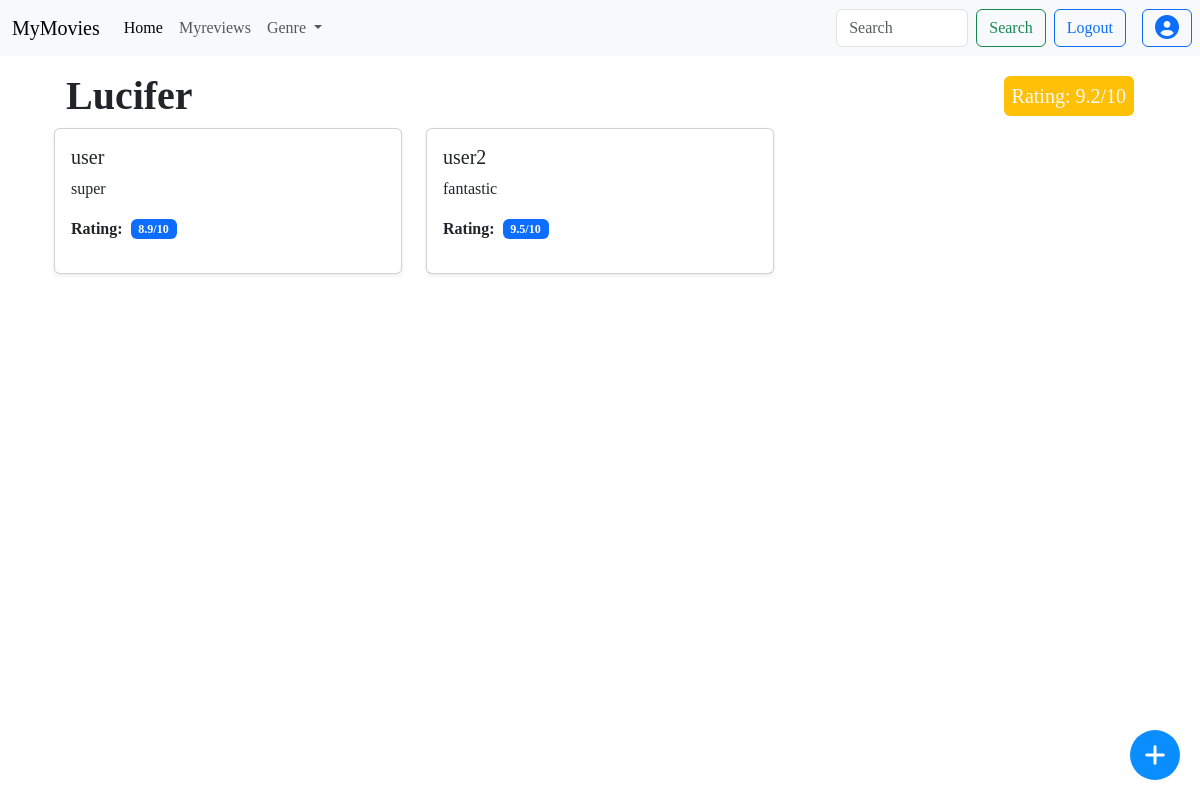
The page /reviewlist/7 on the database its author committed.
### myapp/models.py (models this page shows)
class Movie(models.Model):
    name = models.CharField(max_length=100)
    LANGUAGE_CHOICES = [
        ('english', 'English'),
        ('hindi', 'Hindi'),
        ('tamil', 'Tamil'),
        ('telugu', 'Telugu'),
        ('malayalam', 'Malayalam'),
        ('kannada', 'Kannada'),
    ]
    language =  models.CharField(max_length=20, choices=LANGUAGE_CHOICES)
    GENRE_CHOICES = [
        ('action', 'Action'),
        ('comedy', 'Comedy'),
        ('drama', 'Drama'),
        ('horror', 'Horror'),
        ('romance', 'Romance'),
        ('thriller', 'Thriller'),
        ('sci-fi', 'Sci-Fi'),
    ]
    genre = models.CharField(max_length=20, choices=GENRE_CHOICES)
    year = models.IntegerField()
    director = models.CharField(max_length=100)
    poster = models.ImageField(upload_to='posters/', null=True, blank=True)
    def __str__(self):
        return self.name

class Review(models.Model):
    movie = models.ForeignKey(Movie, on_delete=models.CASCADE)
    user = models.ForeignKey(User, on_delete=models.CASCADE)
    review = models.TextField()
    rating = models.FloatField()

### myapp/views.py (the view)
# urls.py: path('reviewlist/<int:pk>',ReviewListView.as_view(),name='reviewlist'),
class ReviewListView(View):
    def get(self, request, **kwargs):
        id = kwargs.get("pk")
        moviedata = Movie.objects.get(id=id)
        data = Review.objects.filter(movie=moviedata)
        average = data.aggregate(average=Avg("rating"))
        return render(request, "reviewlist.html", {"data": data, "id": id, "average": average ,"moviedata":moviedata})

### myapp/templates/reviewlist.html (shortened to what this page needs)
<!DOCTYPE html>
<html lang="en">
<head>
    <link href="https://cdn.jsdelivr.net/npm/bootstrap@5.3.3/dist/css/bootstrap.min.css" rel="stylesheet">
    <link rel="stylesheet" href="https://cdnjs.cloudflare.com/ajax/libs/font-awesome/6.7.2/css/all.min.css" />
</head>
<body>
    {% extends 'base.html'%}
    {% block content %}
    <div class="container my-5">
        <div class="container mt-5">
            <div class="d-flex align-items-center justify-content-between pt-4">
                <h1 class="text-dark" style="font-family: 'Times New Roman', Times, serif;font-weight:bolder;">{{ moviedata }}</h1>
                <h5 class="text-light bg-warning p-2 rounded">Rating: {{ average.average|floatformat:1|default:"N/A" }}/10</h5>
            </div>
        </div>
        <div class="row">
            {% for i in data %}
            <div class="col-md-4 mb-4">
                <div class="card shadow-sm h-100">
                    <div class="card-body">
                        <h5 class="card-title">{{ i.user.username }}</h5>
                        <p class="card-text">{{ i.review }}</p>
                        <div class="d-flex align-items-center">
                            <span class="me-2 fw-bold">Rating:</span>
                            <span class="badge bg-primary">{{ i.rating }}/10</span>
                        </div>
                    </div>
                </div>
            </div>
            {% empty %}
            <div class="col-12 text-center">
                <p>No reviews available at the moment.</p>
            </div>
            {% endfor %}
        </div>
            {% if not request.user.is_superuser %}
            <a href="{% url 'reviewadd' id%}">
                <div class="circle">
                    <i class="fa-solid fa-plus"></i>
                </div>
            </a>
            {% endif %}
    </div>
    {% endblock %}

### myapp/templates/reviewlist.html (style rules this page uses)
.circle { background-color: rgb(10, 141, 255); height: 50px; width: 50px; border-radius: 50%; display: flex; align-items: center; justify-content: center; color: #ffffff; font-size: 24px; cursor: pointer; position: fixed; bottom: 20px; right: 20px; }

### rows shown on the page
Movie: name "Lucifer"
Review: user.username "user", review "super", rating "8.9"
Review: user.username "user2", review "fantastic", rating "9.5"

### other values the page prints
{{ average.average|floatformat:1|default:"N/A" }} "9.2"
